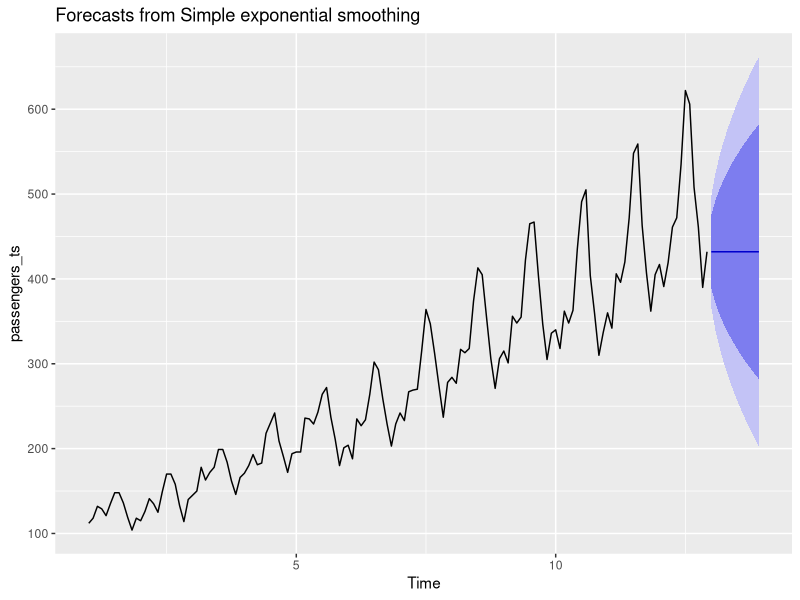

Source code (R): (Note: this script raises an error after producing the figure.)


# Load necessary libraries
library(forecast)

# Load the AirPassengers dataset
data("AirPassengers")

# Convert the data to a time series object
passengers_ts <- ts(AirPassengers, frequency = 12)

# ---------------------
# Simple Exponential Smoothing
# ---------------------
# SES is an additive model with constant level and no seasonality 
# The SES method provides a way of estimating 
# the level at the current time point

# Fit an SES model
air_ses <- ses( passengers_ts, h = 12)

print(summary(air_ses))

air_ses$model

# lessesr the AIC, or AICc or BIC, better is the model

air_ses$mean

air_ses$fitted

autoplot(air_ses)



# Plot the forecast
autoplot(ses_forecast)

#checkresiduals(air_ses)

######## Holt Winter 

AP.hw = HoltWinters(AirPassengers, seasonal = "mult")
plot(AP.hw)

hw_forecast <- forecast(AP.hw, h = 24)
print(hw_forecast)

# Plot the forecast
autoplot(hw_forecast)

